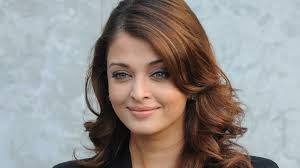
#> input picture mc learning/a.jpg, 300 x 168 px
$ python rotate.py
#> lines starting #> are read from the running program, lines starting #| are printed output that depends on the picture
import cv2

img=cv2.imread('a.jpg',0)
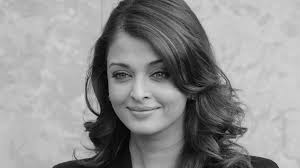
#> img: shape (168, 300); min 0, max 217, mean 144.9
rows,cols=img.shape
#> rows = 168; cols = 300

#> (the run stopped early here; a loop or call above may not have finished)

$ run again, with mc learning/ar.jpg copied over mc learning/a.jpg
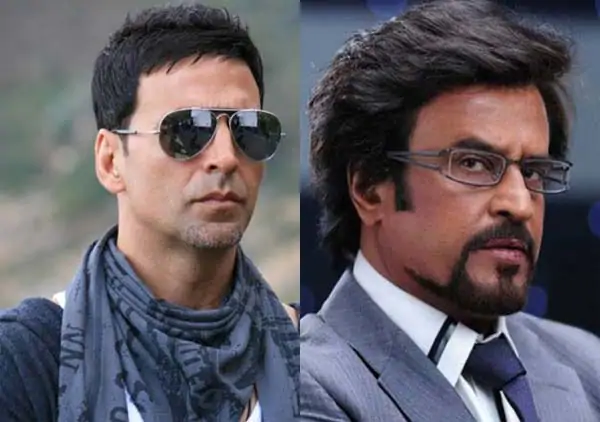
#> input picture mc learning/ar.jpg, 600 x 422 px
#> `img=cv2.imread('a.jpg',0)`:
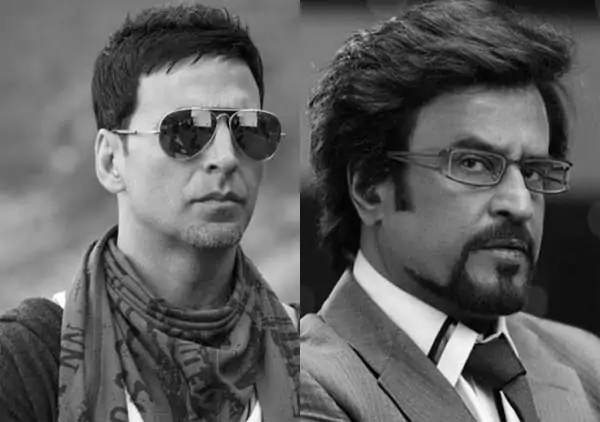
#> img: shape (422, 600); min 0, max 255, mean 94.5

$ run again, with mc learning/img1.jpg copied over mc learning/a.jpg
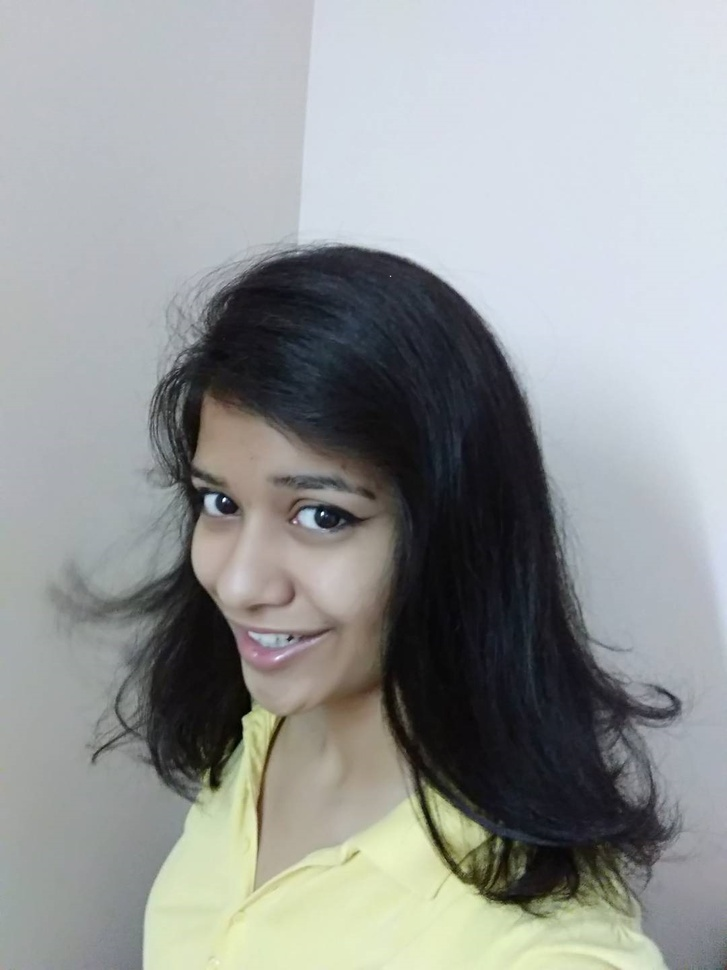
#> input picture mc learning/img1.jpg, 727 x 970 px, shrunk from 1080 x 1440 before the run
#> `img=cv2.imread('a.jpg',0)`:
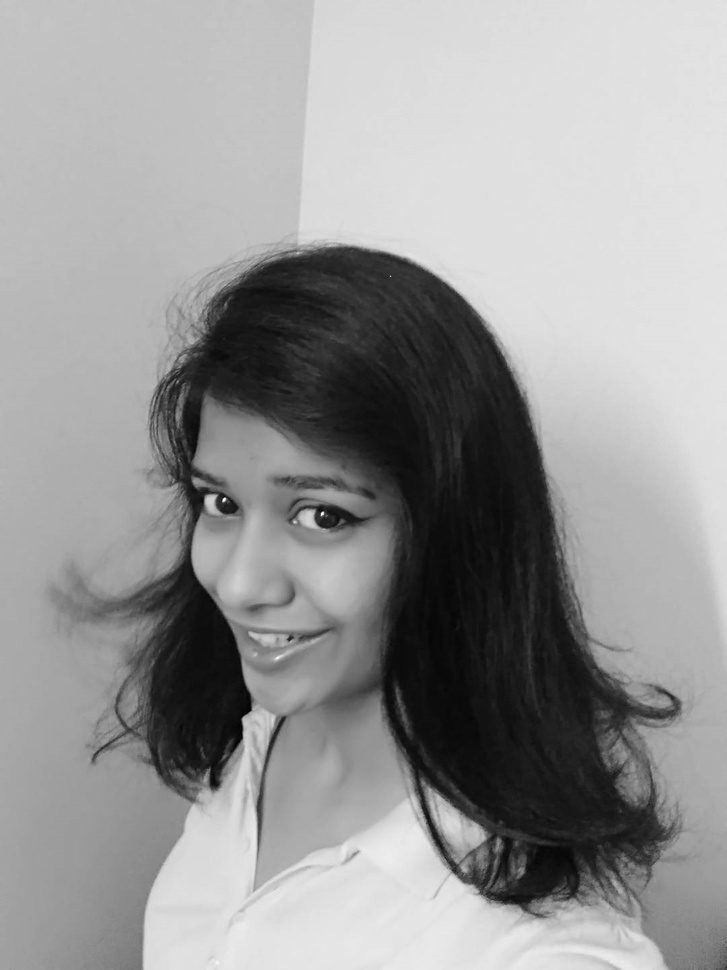
#> img: shape (970, 727); min 2, max 255, mean 150.9

$ run again, with mc learning/m.jpg copied over mc learning/a.jpg
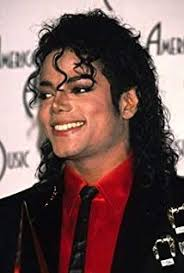
#> input picture mc learning/m.jpg, 184 x 273 px
#> `img=cv2.imread('a.jpg',0)`:
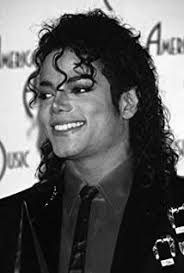
#> img: shape (273, 184); min 0, max 255, mean 94.3
